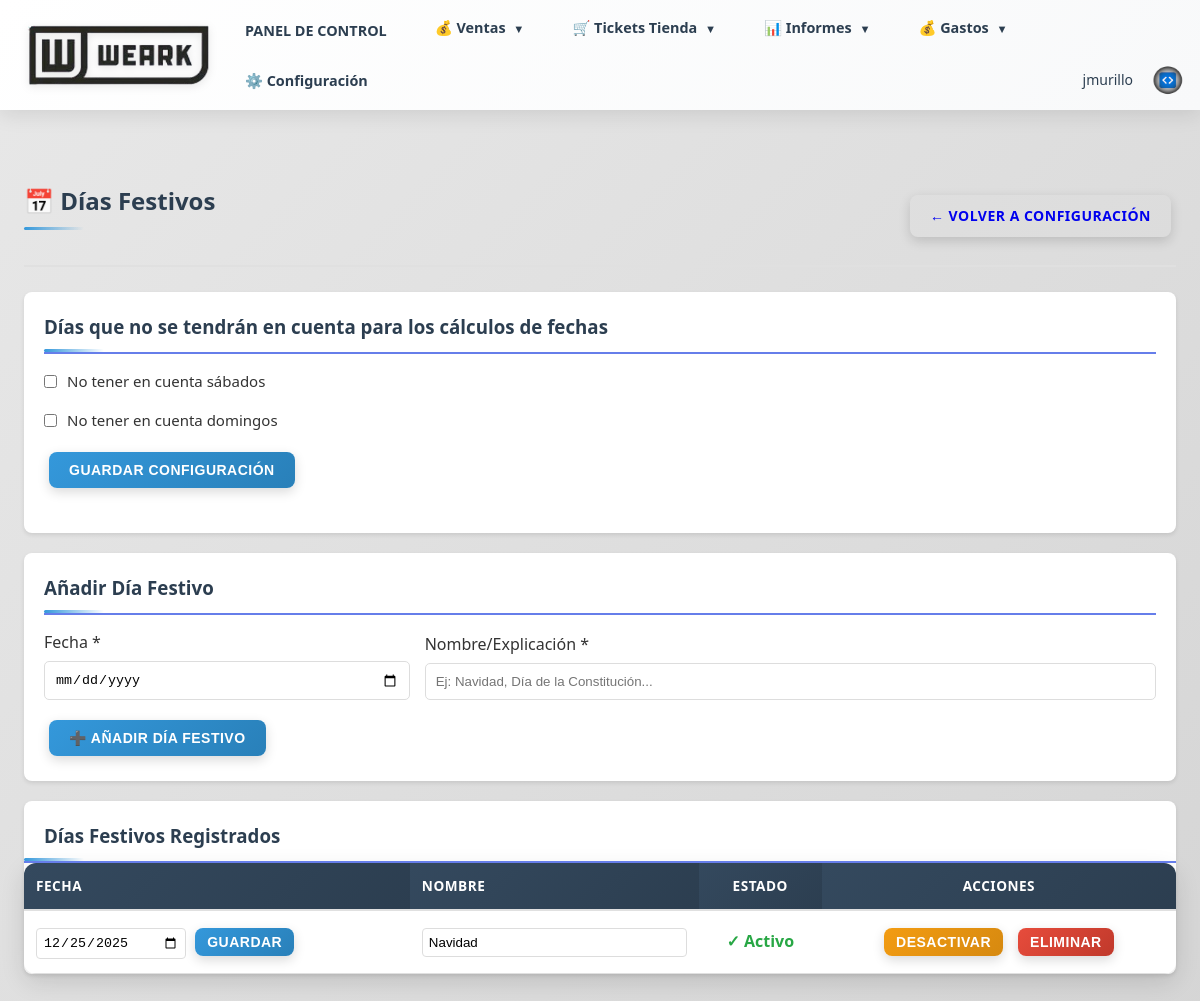
The app's page /configuracion/dias-festivos (signed in), older data.
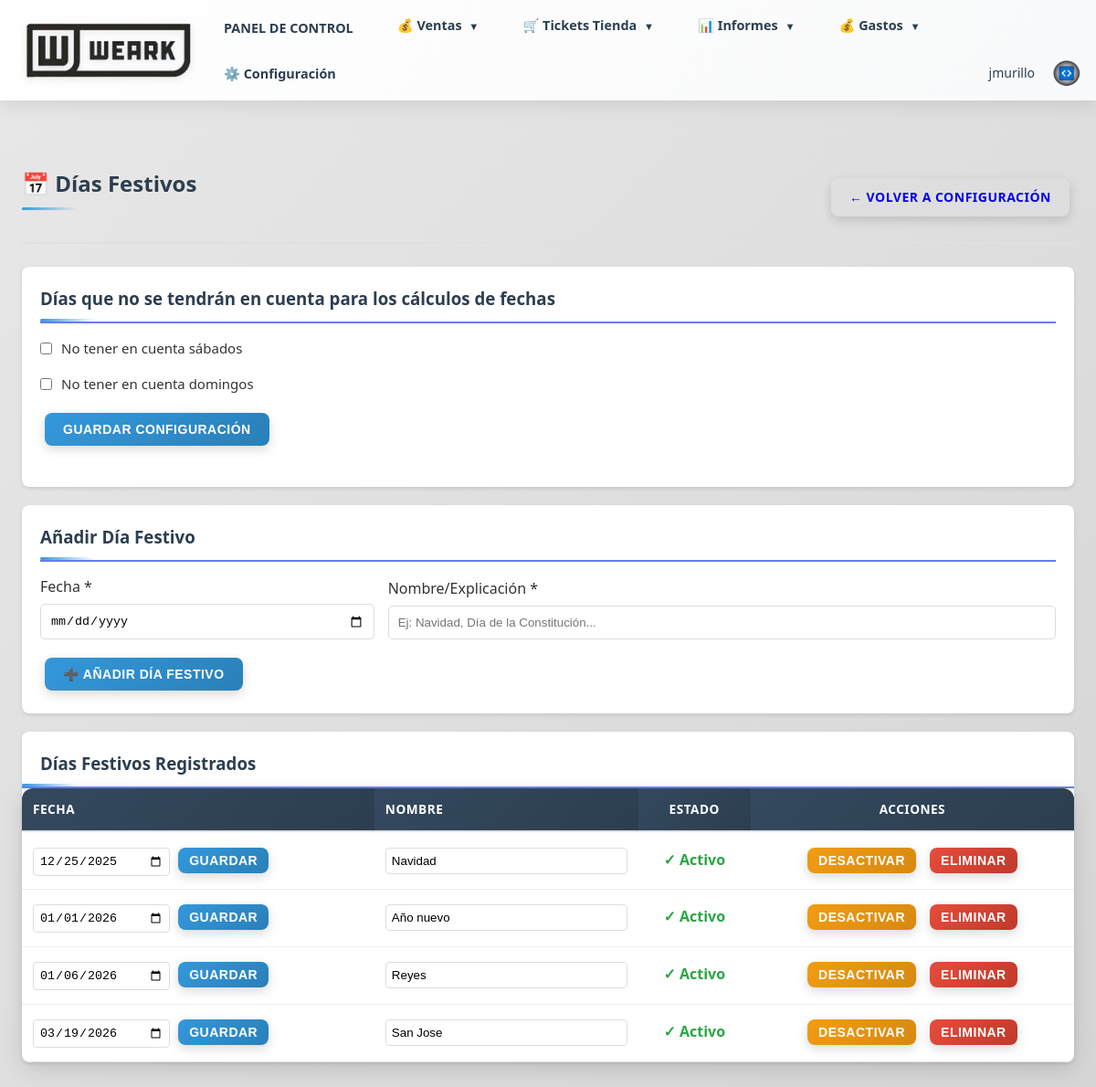
The same page, newer data.
### models.py (models this page shows, shortened)
class Usuario(db.Model, UserMixin):
    __tablename__ = 'usuarios'
    id = db.Column(db.Integer, primary_key=True)
    usuario = db.Column(db.String(80), nullable=False, unique=True)
    password_hash = db.Column(db.String(255), nullable=False)
    correo = db.Column(db.String(100), nullable=False)
    telefono = db.Column(db.String(50))
    rol = db.Column(db.String(50), nullable=False)  # comercial, administracion, supervisor, usuario
    fecha_creacion = db.Column(db.DateTime, default=datetime.utcnow)
    ultimo_acceso = db.Column(db.DateTime)
    activo = db.Column(db.Boolean, default=True, nullable=False)
    def is_supervisor(self):
        return self.rol == 'supervisor'

class DiaFestivo(db.Model):
    __tablename__ = 'dias_festivos'
    id = db.Column(db.Integer, primary_key=True)
    fecha = db.Column(db.Date, nullable=False)
    nombre = db.Column(db.String(200), nullable=False)  # Nombre/explicación del día festivo
    activo = db.Column(db.Boolean, nullable=False, default=True)
    fecha_creacion = db.Column(db.DateTime, default=datetime.utcnow)

### routes/configuracion.py (the view, shortened to what this page needs)
@configuracion_bp.route('/configuracion/dias-festivos', methods=['GET', 'POST'])
@login_required
@supervisor_required
def gestion_dias_festivos():
    config_sabados = Configuracion.query.filter_by(clave='excluir_sabados').first()
    excluir_sabados = config_sabados.valor.lower() == 'true' if config_sabados else False
    config_domingos = Configuracion.query.filter_by(clave='excluir_domingos').first()
    excluir_domingos = config_domingos.valor.lower() == 'true' if config_domingos else False
    dias_festivos = DiaFestivo.query.order_by(DiaFestivo.fecha).all()
    return render_template('configuracion/dias_festivos.html',
                         dias_festivos=dias_festivos,
                         excluir_sabados=excluir_sabados,
                         excluir_domingos=excluir_domingos)

### app.py (called while the page is built)
@login_manager.user_loader
def load_user(user_id):
    from models import Usuario, Cliente
    if user_id.startswith('cliente_'):
        cliente_id = int(user_id.replace('cliente_', ''))
        cliente = Cliente.query.get(cliente_id)
        if cliente and cliente.tiene_acceso_web():
            return cliente
        return None
    else:
        return Usuario.query.get(int(user_id))

### utils/auth.py (called while the page is built)
def supervisor_required(f):
    @wraps(f)
    def decorated_function(*args, **kwargs):
        if not current_user.is_authenticated:
            flash('Debes iniciar sesión para acceder a esta página', 'error')
            return redirect(url_for('auth.login'))
        if not current_user.is_supervisor():
            flash('No tienes permisos para acceder a esta página', 'error')
            return redirect(url_for('index.index'))
        return f(*args, **kwargs)
    return decorated_function

### templates/configuracion/dias_festivos.html (shortened to what this page needs)
{% extends "base.html" %}
{% block content %}
<div class="dias-festivos-container">
    <div class="header-section">
        <h2>📅 Días Festivos</h2>
        <a href="{{ url_for('configuracion.index') }}" class="btn btn-secondary">← Volver a Configuración</a>
    </div>
    <div class="config-section" style="background: white; padding: 20px; border-radius: 8px; box-shadow: 0 2px 4px rgba(0,0,0,0.1); margin-bottom: 20px;">
        <h3 style="margin-top: 0; margin-bottom: 15px; color: #2c3e50; border-bottom: 2px solid #667eea; padding-bottom: 10px;">
            Días que no se tendrán en cuenta para los cálculos de fechas
        </h3>
        <form method="POST" style="margin-bottom: 20px;">
            <div style="display: flex; flex-direction: column; gap: 15px;">
                <div style="display: flex; align-items: center; gap: 10px;">
                    <input type="checkbox" name="excluir_sabados" id="excluir_sabados" {% if excluir_sabados %}checked{% endif %}>
                    <label for="excluir_sabados" style="font-size: 15px; font-weight: 500; cursor: pointer;">No tener en cuenta sábados</label>
                </div>
                <div style="display: flex; align-items: center; gap: 10px;">
                    <input type="checkbox" name="excluir_domingos" id="excluir_domingos" {% if excluir_domingos %}checked{% endif %}>
                    <label for="excluir_domingos" style="font-size: 15px; font-weight: 500; cursor: pointer;">No tener en cuenta domingos</label>
                </div>
            </div>
            <div style="margin-top: 15px;">
                <button type="submit" class="btn btn-primary">Guardar Configuración</button>
            </div>
        </form>
    </div>
    <div class="form-section" style="background: white; padding: 20px; border-radius: 8px; box-shadow: 0 2px 4px rgba(0,0,0,0.1); margin-bottom: 20px;">
        <h3 style="margin-top: 0; margin-bottom: 15px; color: #2c3e50; border-bottom: 2px solid #667eea; padding-bottom: 10px;">
            Añadir Día Festivo
        </h3>
        <form method="POST" id="formNuevoDia">
            <div style="display: grid; grid-template-columns: 1fr 2fr; gap: 15px; align-items: end;">
                <div>
                    <label for="fecha" style="display: block; margin-bottom: 5px; font-weight: 500;">Fecha *</label>
                    <input type="date" name="fecha" id="fecha" required style="width: 100%; padding: 10px; border: 1px solid #ddd; border-radius: 5px;">
                </div>
                <div>
                    <label for="nombre" style="display: block; margin-bottom: 5px; font-weight: 500;">Nombre/Explicación *</label>
                    <input type="text" name="nombre" id="nombre" required placeholder="Ej: Navidad, Día de la Constitución..." style="width: 100%; padding: 10px; border: 1px solid #ddd; border-radius: 5px;">
                </div>
            </div>
            <div style="margin-top: 15px;">
                <button type="submit" class="btn btn-primary">➕ Añadir Día Festivo</button>
            </div>
        </form>
    </div>
    <div class="table-container" style="background: white; border-radius: 8px; box-shadow: 0 2px 4px rgba(0,0,0,0.1);">
        <h3 style="margin: 0; padding: 20px 20px 10px 20px; color: #2c3e50; border-bottom: 2px solid #667eea; padding-bottom: 10px;">
            Días Festivos Registrados
        </h3>
        {% if dias_festivos %}
        <table class="dias-festivos-table" style="width: 100%; border-collapse: collapse;">
            <thead>
                <tr style="background: #f8f9fa;">
                    <th style="padding: 12px; text-align: left; border-bottom: 2px solid #e0e0e0;">Fecha</th>
                    <th style="padding: 12px; text-align: left; border-bottom: 2px solid #e0e0e0;">Nombre</th>
                    <th style="padding: 12px; text-align: center; border-bottom: 2px solid #e0e0e0;">Estado</th>
                    <th style="padding: 12px; text-align: center; border-bottom: 2px solid #e0e0e0;">Acciones</th>
                </tr>
            </thead>
            <tbody>
                {% for dia in dias_festivos %}
                <tr style="border-bottom: 1px solid #e0e0e0;" data-id="{{ dia.id }}">
                    <td style="padding: 12px;">
                        <form method="POST" style="display: inline;" id="form-editar-{{ dia.id }}">
                            <input type="date" name="fecha" value="{{ dia.fecha.strftime('%Y-%m-%d') }}" required style="padding: 6px; border: 1px solid #ddd; border-radius: 4px; width: 150px;">
                            <button type="submit" class="btn btn-sm btn-primary" style="padding: 6px 12px; margin-left: 5px;">Guardar</button>
                        </form>
                    </td>
                    <td style="padding: 12px;">
                        <input type="text" form="form-editar-{{ dia.id }}" name="nombre" value="{{ dia.nombre }}" required style="padding: 6px; border: 1px solid #ddd; border-radius: 4px; width: 100%; max-width: 300px;">
                    </td>
                    <td style="padding: 12px; text-align: center;">
                        {% if dia.activo %}
                            <span style="color: #28a745; font-weight: 600;">✓ Activo</span>
                        {% else %}
                            <span style="color: #dc3545; font-weight: 600;">✗ Inactivo</span>
                        {% endif %}
                    </td>
                    <td style="padding: 12px; text-align: center;">
                        <div style="display: flex; gap: 5px; justify-content: center;">
                            {% if dia.activo %}
                            <form method="POST" style="display: inline;">
                                <button type="submit" class="btn btn-sm btn-warning" style="padding: 6px 12px;">Desactivar</button>
                            </form>
                            {% else %}
                            <form method="POST" style="display: inline;">
                                <input type="hidden" name="accion" value="activar">
                                <input type="hidden" name="dia_id" value="{{ dia.id }}">
                                <button type="submit" class="btn btn-sm btn-success" style="padding: 6px 12px;">Activar</button>
                            </form>
                            {% endif %}
                            <form method="POST" style="display: inline;" onsubmit="return confirm('¿Está seguro de eliminar este día festivo?');">
                                <button type="submit" class="btn btn-sm btn-danger" style="padding: 6px 12px;">Eliminar</button>
                            </form>
                        </div>
                    </td>
                </tr>
                {% endfor %}
            </tbody>
        </table>
        {% else %}
        <div style="padding: 40px; text-align: center; color: #999;">
            <p>No hay días festivos registrados.</p>
        </div>
        {% endif %}
    </div>
</div>
{% endblock %}

### templates/base.html (shortened to what this page needs)
<!DOCTYPE html>
<html lang="es">
<head>
    <link rel="stylesheet" href="{{ url_for('static', filename='css/style.css') }}">
</head>
<body>
    <header>
        <div class="container header-wrapper">
            <a href="{{ url_for('index.index') }}" style="text-decoration: none; display: flex; align-items: center;">
                <img src="{{ url_for('static', filename='logo_base.png') }}" alt="Logo" class="header-logo">
            </a>
            <nav id="mainNav">
                {% if current_user.is_authenticated %}
                    <a href="{{ url_for('index.index') }}">PANEL DE CONTROL</a>
                    {% if current_user.rol == 'usuario' %}
                        <a href="{{ url_for('solicitudes.listado_solicitudes') }}">SOLICITUDES</a>
                    {% else %}
                        <div class="dropdown">
                            <a href="#" class="dropdown-toggle">💰 Ventas <span class="dropdown-arrow">▼</span></a>
                        </div>
                        <div class="dropdown">
                            <a href="#" class="dropdown-toggle">🛒 Tickets Tienda <span class="dropdown-arrow">▼</span></a>
                        </div>
                        <div class="dropdown">
                            <a href="#" class="dropdown-toggle">📊 Informes <span class="dropdown-arrow">▼</span></a>
                        </div>
                        <div class="dropdown">
                            <a href="#" class="dropdown-toggle">💰 Gastos <span class="dropdown-arrow">▼</span></a>
                        </div>
                        {% if current_user.is_supervisor() %}
                            <a href="{{ url_for('configuracion.index') }}">⚙️ Configuración</a>
                        {% endif %}
                    {% endif %}
                    <div class="user-menu">
                        <span class="user-name">{{ current_user.usuario }}</span>
                        <a href="{{ url_for('auth.logout') }}" class="logout-btn-circle" title="Cerrar Sesión">
                            <img src="{{ url_for('static', filename='logo_jm.png') }}" alt="Cerrar Sesión" style="width: 100%; height: 100%; object-fit: contain;">
                        </a>
                    </div>
                {% endif %}
            </nav>
        </div>
    </header>
    <div class="container">
        {% block content %}{% endblock %}
    </div>
</body>
</html>

### templates/configuracion/dias_festivos.html (style rules this page uses)
.dias-festivos-container { max-width: 1200px; margin: 0 auto; padding: 20px; }
.header-section { display: flex; justify-content: space-between; align-items: center; margin-bottom: 25px; padding-bottom: 15px; border-bottom: 2px solid #e0e0e0; }

Row changes from the older to the newer data that the page shows:
added DiaFestivo: fecha "01/01/2026", nombre "Año nuevo", activo "✓ Activo"
added DiaFestivo: fecha "01/06/2026", nombre "Reyes", activo "✓ Activo"
added DiaFestivo: fecha "03/19/2026", nombre "San Jose", activo "✓ Activo"
